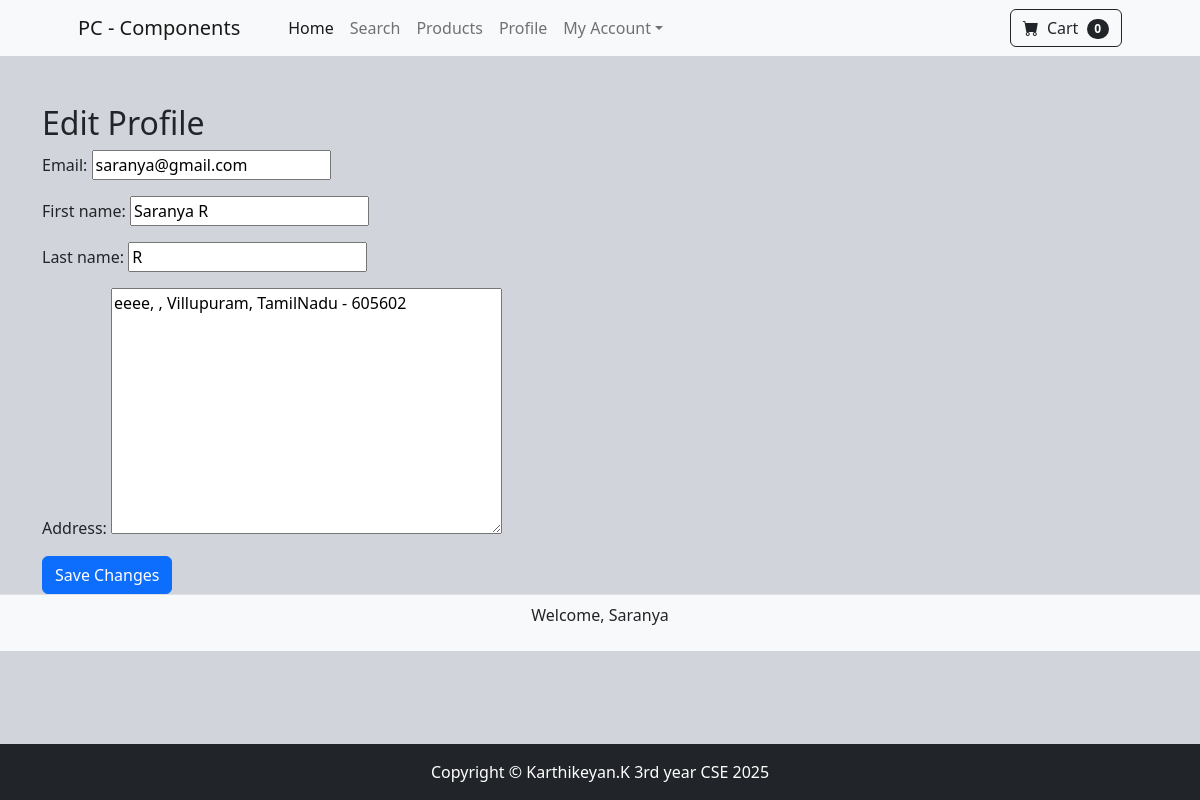
Page /user-details/edit/ (signed in) on the earlier database version.
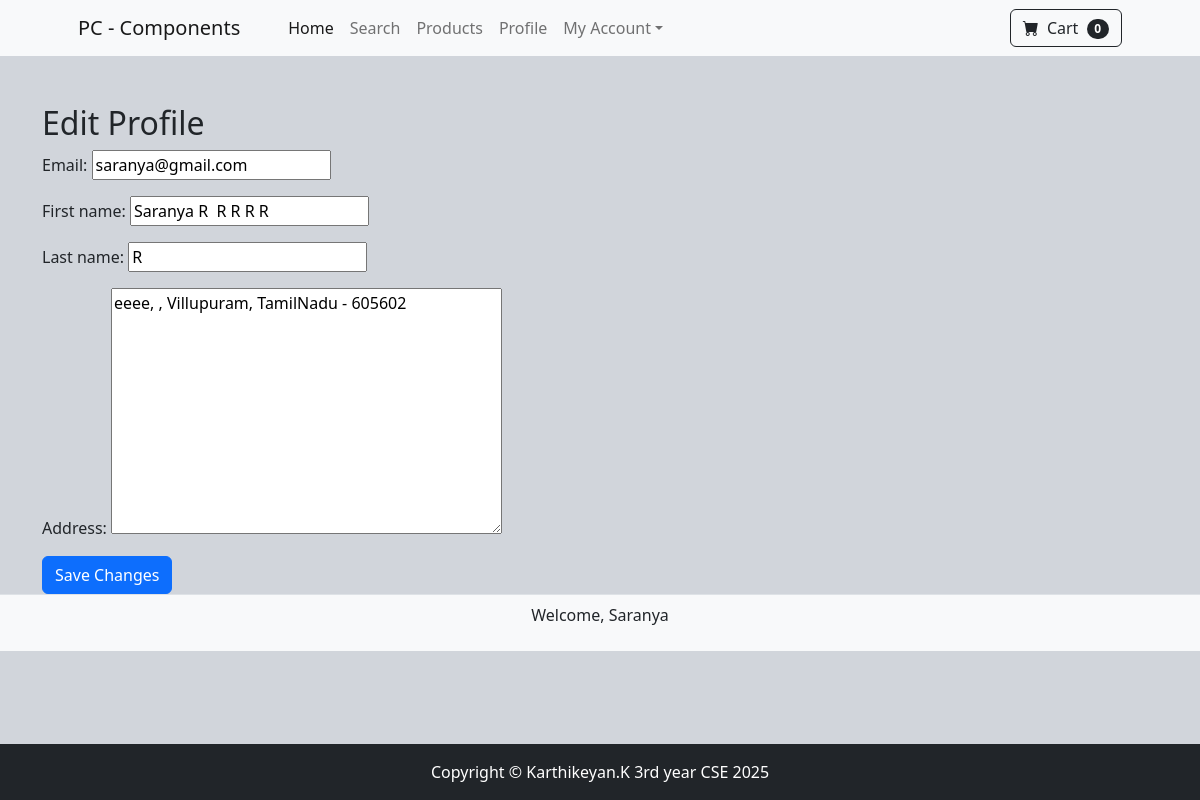
Same page on the later database version.
### app/models.py (models this page shows, shortened)
class CustomUser(AbstractUser):
    phone = models.CharField(max_length=15, blank=True)
    street = models.CharField(max_length=255, blank=True)
    city = models.CharField(max_length=100, blank=True)
    state = models.CharField(max_length=100, blank=True)
    zip_code = models.CharField(max_length=10, blank=True)
    email = models.EmailField(unique=True)
    phone = models.CharField(max_length=15, blank=True, null=True,unique=True)
    address = models.TextField(blank=True, null=True)
    pass

### app/views.py (the view)
# urls.py: path('user-details/edit/', views.edit_profile, name='edit_profile'),
@login_required
def edit_profile(request):
    if request.method == 'POST':
        form = UserUpdateForm(request.POST, instance=request.user)
        if form.is_valid():
            form.save()
            messages.success(request, 'Profile updated successfully!')
            return redirect('app:user_details')
    else:
        form = UserUpdateForm(instance=request.user)
    return render(request, 'app/edit_profile.html', {'form': form})

### app/forms.py
class UserUpdateForm(forms.ModelForm):
    class Meta:
        model = CustomUser
        fields = ['email', 'first_name', 'last_name', 'address']

### app/context_processors.py (called while the page is built)
def cart_item_count(request):
    count = 0
    if request.user.is_authenticated:
        try:
            cart = Cart.objects.get(user=request.user)
            count = CartItem.objects.filter(cart=cart).count()
        except Cart.DoesNotExist:
            count = 0
    return {'cart_item_count': count}

### app/templates/app/edit_profile.html (shortened to what this page needs)
{% extends 'app/base.html' %}
{% block content %}
<div class="container mt-5">
    <h2>Edit Profile</h2>
    <form method="post">
        {{ form.as_p }}
        <button type="submit" class="btn btn-primary">Save Changes</button>
    </form>
</div>
{% endblock %}

### app/templates/app/base.html (shortened to what this page needs)
{%load static%}
<!DOCTYPE html>
<html lang="en">
<head>
  <link href="https://cdn.jsdelivr.net/npm/bootstrap-icons@1.5.0/font/bootstrap-icons.css" rel="stylesheet" />
  <link href="{% static 'app/css/styles.css' %}" rel="stylesheet" />
</head>
<body class="d-flex flex-column min-vh-100">
  <nav class="navbar navbar-expand-lg navbar-light bg-light">
    <div class="container px-4 px-lg-5">
      <a class="navbar-brand" href="#!">PC - Components</a>
      <div class="collapse navbar-collapse" id="navbarSupportedContent">
        <ul class="navbar-nav me-auto mb-2 mb-lg-0 ms-lg-4">
          <li class="nav-item">
            <a class="nav-link active" aria-current="page" href="{% url 'app:base' %}">Home</a>
          </li>
          <li class="nav-item">
            <a class="nav-link" href="{% url 'app:search' %}">Search</a>
          </li>
          <li class="nav-item">
            <a class="nav-link" href="{% url 'app:products' %}">Products</a>
          </li>
          <li class="nav-item">
            {% if user.is_authenticated %}
            <a class="nav-link" href="{% url 'app:user_details' %}">Profile</a>
            {% endif %}
          </li>
          <li class="nav-item dropdown">
            <a class="nav-link dropdown-toggle" id="navbarDropdown" href="#" role="button" data-bs-toggle="dropdown"
              aria-expanded="false">My Account</a>
          </li>
        </ul>
        <a href="{% url 'app:mycart' %}" class="btn btn-outline-dark">
          <i class="bi-cart-fill me-1"></i>
          Cart
          <span class="badge bg-dark text-white ms-1 rounded-pill">{{ cart_item_count }}</span>
        </a>
      </div>
    </div>
  </nav>
  {%block content%}{%endblock%}
  <div class="text-center py-2 bg-light border-top">
    {% if user.is_authenticated %}
    <p>Welcome, {{ user.username }}</p>
    {% else %}
    <p>Not signed in. <a href="{% url 'app:login' %}">Sign in</a></p>
    {% endif %}
  </div>
  <footer class="bg-dark text-white text-center py-3 mt-auto">
    <div class="container">
      <p class="m-0 text-center text-white">
        Copyright &copy; Karthikeyan.K 3rd year CSE 2025
      </p>
    </div>
  </footer>
</body>
</html>

Differences in the rows shown:
changed CustomUser "Saranya": first_name "Saranya R" → "Saranya R R R R R"
